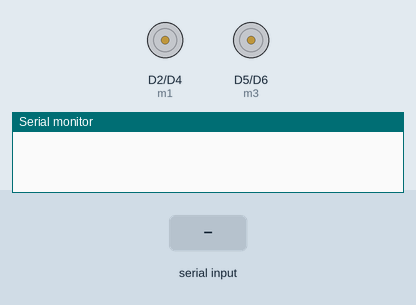
A sketch run on a simulated ESP8266 (NodeMCU). Shown: motor-driver pin pairs drawn as motors (green arrow = first pin HIGH = forward, orange = second pin HIGH = backward, longer = more drive), the last lines printed to the serial monitor. Inputs (shaded band) come from the test bench.

Above: at 1.2 s.
1.3 s: "a" received over Serial
At 2.3 s:
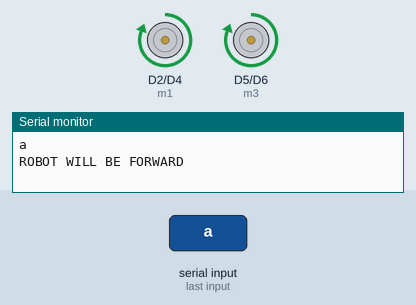
2.8 s: "b" received over Serial
At 3.5 s:
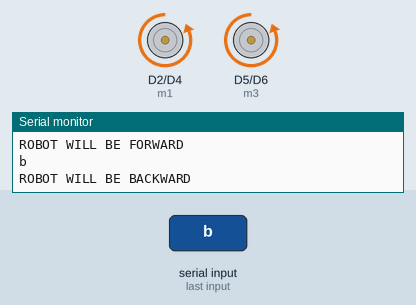
4.3 s: "c" received over Serial
At 4.6 s:
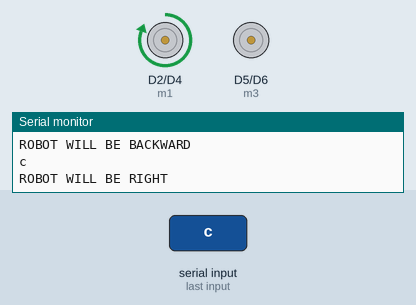
Timing chart, 0 to 7.3 s (numbered marks = the images above; inputs shaded):
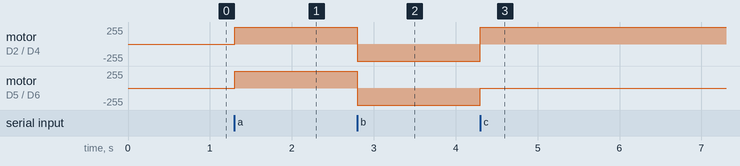

Measured:
- after the input at 1.3 s, motor on D2 (m1) / D4 (m2), motor on D5 (m3) / D6 (m4): stopped → forward 255/255 at once
- after the input at 2.8 s, motor on D2 (m1) / D4 (m2), motor on D5 (m3) / D6 (m4): forward 255/255 → backward 255/255 at once
- after the input at 4.3 s, motor on D2 (m1) / D4 (m2): backward 255/255 → forward 255/255 at once; motor on D5 (m3) / D6 (m4): backward 255/255 → stopped at once

The sketch:

bluetoothcontrolledmotorsketch.ino
```cpp
#include <SoftwareSerial.h>
SoftwareSerial BT(0, 1); // RX, TX
char c;
int m1 = D2;
int m2 = D4;
int m3 = D5;
int m4 = D6;

void setup() {
  // put your setup code here, to run once:
pinMode(m1,OUTPUT);
pinMode(m2,OUTPUT);
pinMode(m3,OUTPUT);
pinMode(m4,OUTPUT);
Serial.begin(9600);
}

void loop() {
  // put your main code here, to run repeatedly:
if (Serial.available()){
    c = Serial.read();
    Serial.println(c);

    if(c=='a')
    {
  digitalWrite(m1,HIGH);
  digitalWrite(m2,LOW);
  digitalWrite(m3,HIGH);
  digitalWrite(m4,LOW);

  Serial.println("ROBOT WILL BE FORWARD");
      delay(500);
    }
    if(c=='b')
    {
  digitalWrite(m1,LOW);
  digitalWrite(m2,HIGH);
  digitalWrite(m3,LOW);
  digitalWrite(m4,HIGH);

  Serial.println("ROBOT WILL BE BACKWARD");
      delay(500);
    }
    if(c=='c')
    {
  digitalWrite(m1,HIGH);
  digitalWrite(m2,LOW);
  digitalWrite(m3,LOW);
  digitalWrite(m4,LOW);

  Serial.println("ROBOT WILL BE RIGHT");
      delay(500);
    }
}
}
```
